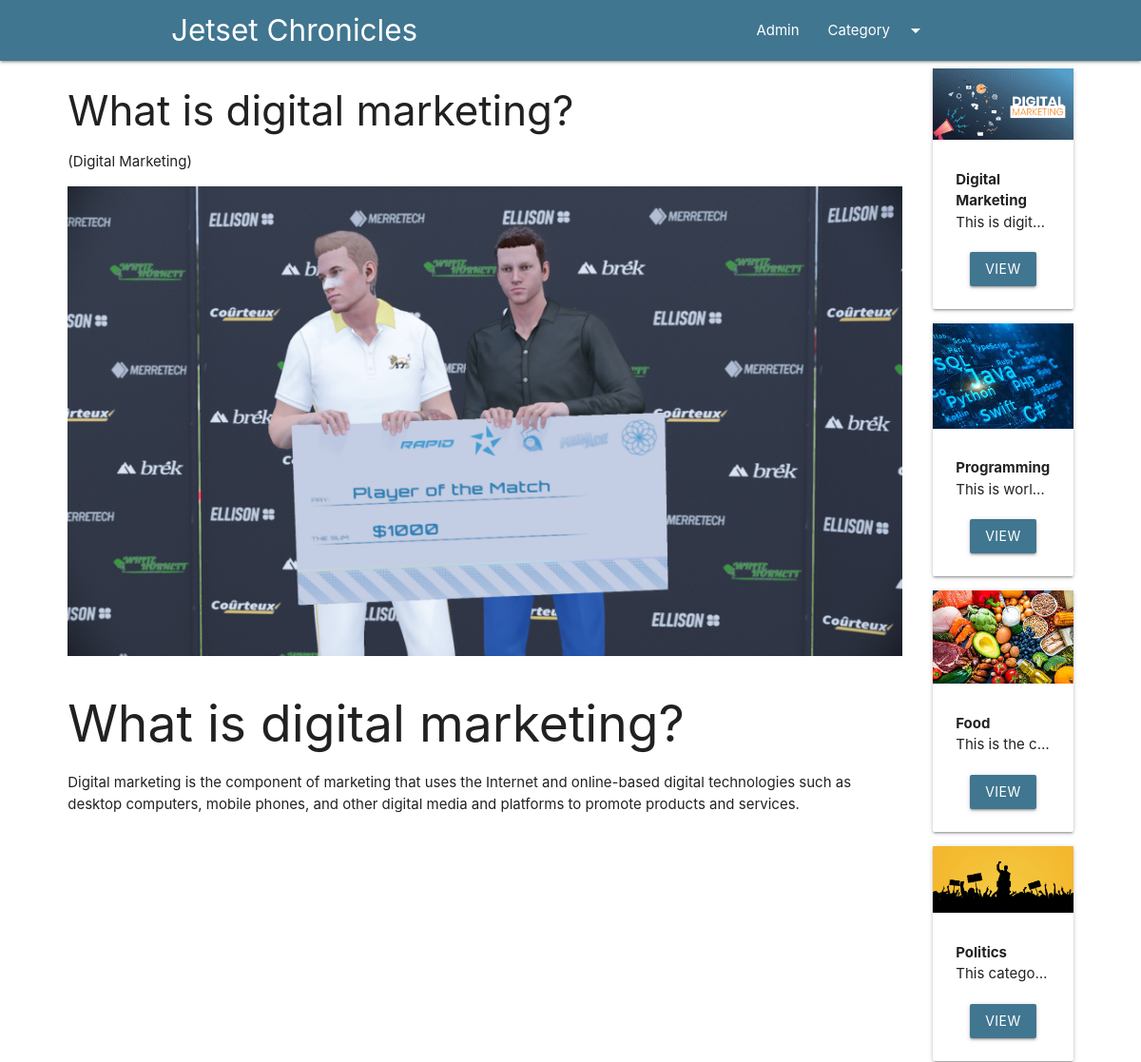
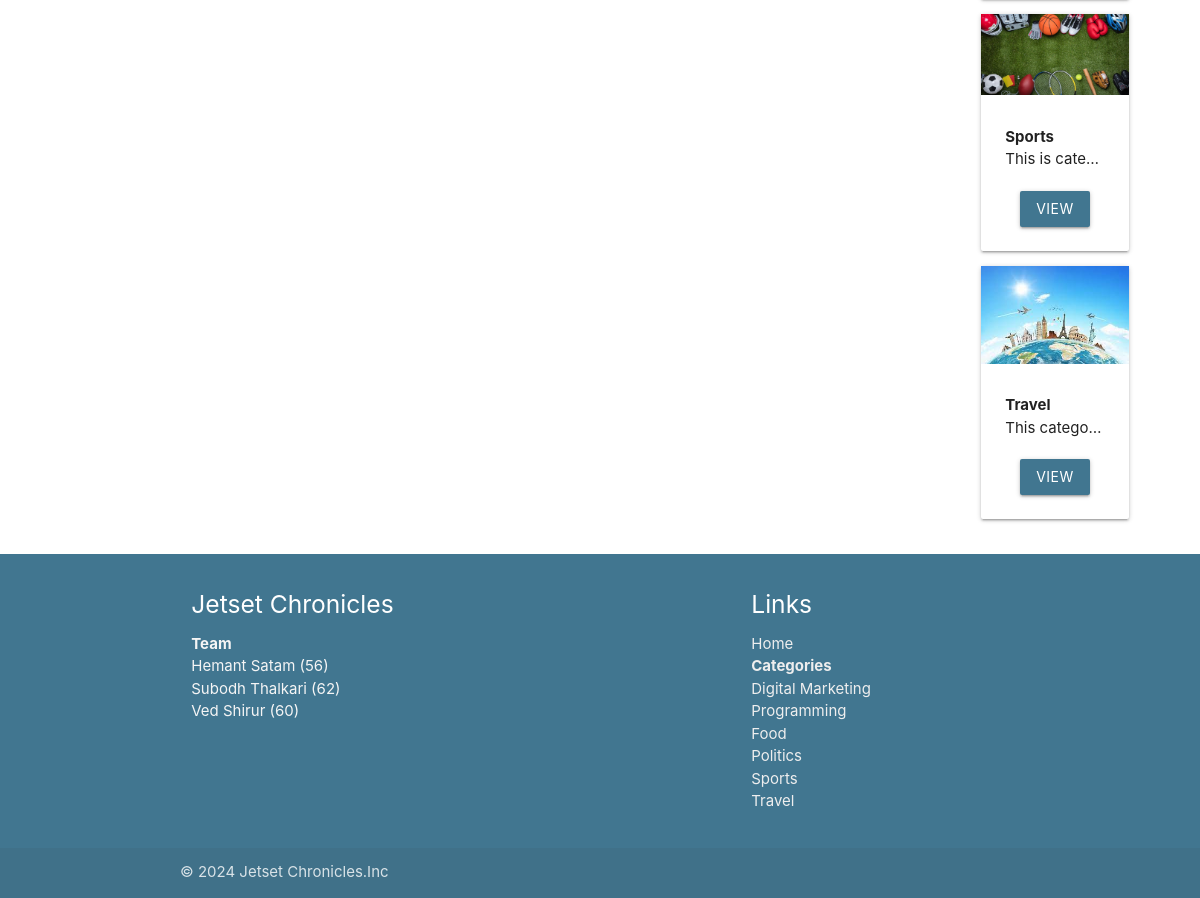
/blog/digital, run on an earlier commit of the app's database (2 pictures, top to bottom).
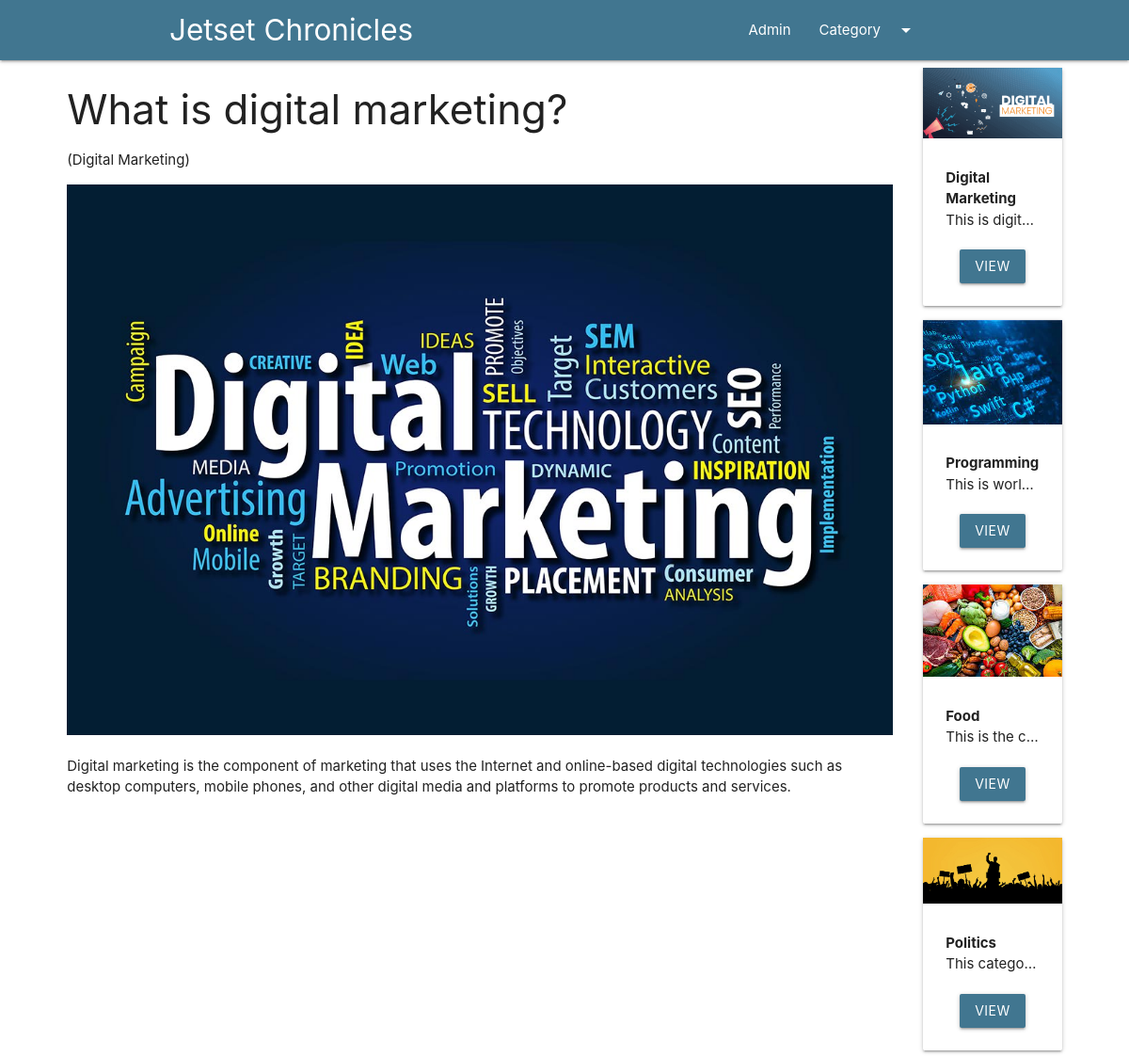
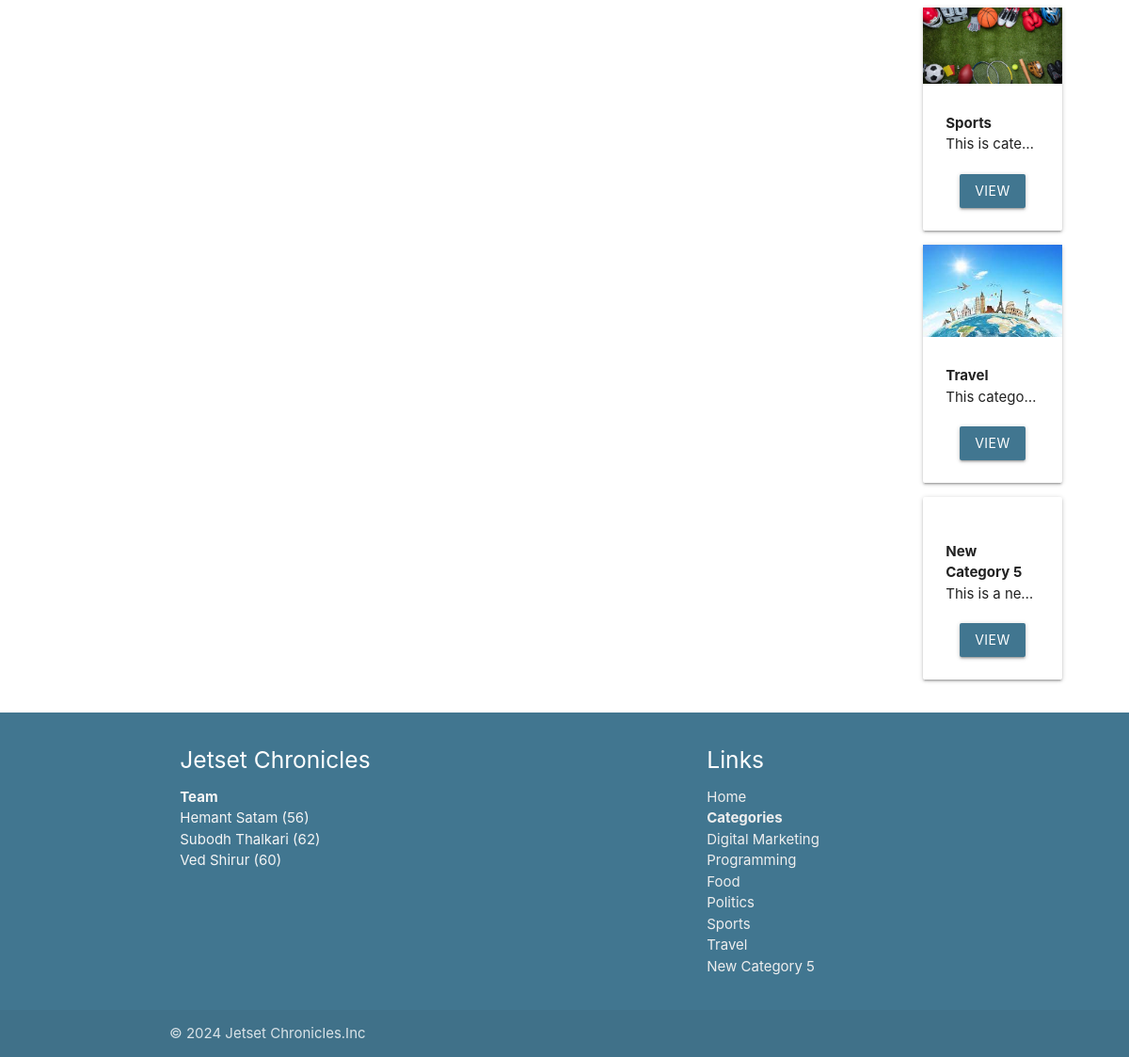
And on a later commit of the database (2 pictures, top to bottom).
### blog/models.py (models this page shows, shortened)
class Post(models.Model):
    post_id = models.AutoField(primary_key=True)
    title = models.CharField(max_length=200)
    content =  models.TextField()
    url = models.CharField(max_length=100)
    cat = models.ForeignKey(Category, on_delete=models.CASCADE)
    image = models.ImageField(upload_to='post/',default='default_image.jpg')

class Category(models.Model):
    cat_id = models.AutoField(primary_key=True)
    title = models.CharField(max_length=100)
    description = models.TextField()
    url = models.CharField(max_length=100)
    image = models.ImageField(upload_to='category/')
    add_date = models.DateTimeField(auto_now_add=True, null=True)

### blog/views.py (the view)
# urls.py: path('blog/<slug:url>',post),
def post(request,url):
    post= Post.objects.get(url=url)
    cats=Category.objects.all()
    return render(request,'posts.html',{'post':post,'cats':cats})

### template/posts.html (shortened to what this page needs)
{%extends 'base.html'%}
{%block content%}
<div class="container-custom">
    <div class="row">
        <div class="col s12 m10">
            <h3>{{post.title}}</h3>
            <p>({{post.cat.title}})</p>
            <img src="/media/{{post.image}}" class="responsive-img" alt="">
            <br>
            <p>
                {{post.content|safe}}
            </p>
        </div>
        <div class="col s12 m2">
             {%for cat in cats %}
    <div class="card item" style="margin-left:10px;">
        <div class="img-container">
            <img src="/media/{{cat.image}}" class="responsive-img" alt="">
        </div>
        <div class="card-content">
            <b >
                {{cat.title}}
            </b>
            <p class="truncate">{{cat.description}}</p>
             <div class="container center-align mar20">
            <a href="/category/{{cat.url}}" class="btn bg-cor">VIEW</a>
        </div>
        </div>
    </div>
    {%endfor%}
        </div>
    </div>
</div>
{%endblock%}

### template/base.html (shortened to what this page needs)
<!DOCTYPE html>
<html lang="en">
<head>
    <link rel="stylesheet" href="https://cdnjs.cloudflare.com/ajax/libs/materialize/1.0.0/css/materialize.min.css">
    {%load static %}
    <link rel="stylesheet" href="{%static 'css/style.css'%}">
    <link rel="stylesheet" href="{%static 'css/owl.carousel.min.css'%}">
    <link rel="stylesheet" href="{%static 'css/owl.theme.default.min.css'%}">
</head>
<body>
{%include 'header.html' %}
{%block content %}
{%endblock%}
{% include 'footer.html' %}
</body>
</html>

### template/header.html (shortened to what this page needs)
<nav class="bg-cor">
  <div class="container">
    <div class="nav-wrapper">
    <a href="http://127.0.0.1:8000/" class="brand-logo">Jetset Chronicles</a>
    <ul class="right hide-on-med-and-down">
      <li><a href="/admin">Admin</a></li>
      <li><a class="dropdown-trigger" href="#!" data-target="dropdown1">Category<i class="material-icons right">arrow_drop_down</i></a></li>
    </ul>
  </div>
  </div>
</nav>

### template/footer.html (shortened to what this page needs)
<footer class="page-footer bg-cor">
          <div class="container">
            <div class="row">
              <div class="col l6 s12">
                <h5 class="white-text">Jetset Chronicles</h5>
                <p class="grey-text text-lighten-4"><b>Team</b><br> Hemant Satam (56) <br> Subodh Thalkari (62)<br>  Ved Shirur (60)<br>  </p>
              </div>
              <div class="col l4 offset-l2 s12">
                <h5 class="white-text">Links</h5>
                <ul>
                  <li><a class="grey-text text-lighten-3"  href="http://127.0.0.1:8000/">Home</a></li>
                    <li><a class="grey-text text-lighten-3"  ><b>Categories</b></a></li>
                  {%for cat in cats%}
                   <li><a class="grey-text text-lighten-3"  href="/category/{{cat.url}}">{{cat.title}}</a></li>
                    {%endfor%}
                </ul>
              </div>
            </div>
          </div>
          <div class="footer-copyright">
            <div class="container">
            © 2024 Jetset Chronicles.Inc
            </div>
          </div>
        </footer>

### blog/static/css/style.css (style rules this page uses)
.bg-cor { background:#417690; }
.mar20 { margin-top:20px; }
.container-custom { width:90%!important; margin:auto; }

What changed in the data, as far as the page shows it:
changed Post "What is digital marketing?": image: a different picture; content "What is digital marketing? Digital marketing is the…" → "Digital marketing is the…"
added Category: title "New Category 5", description "This is a ne…"
